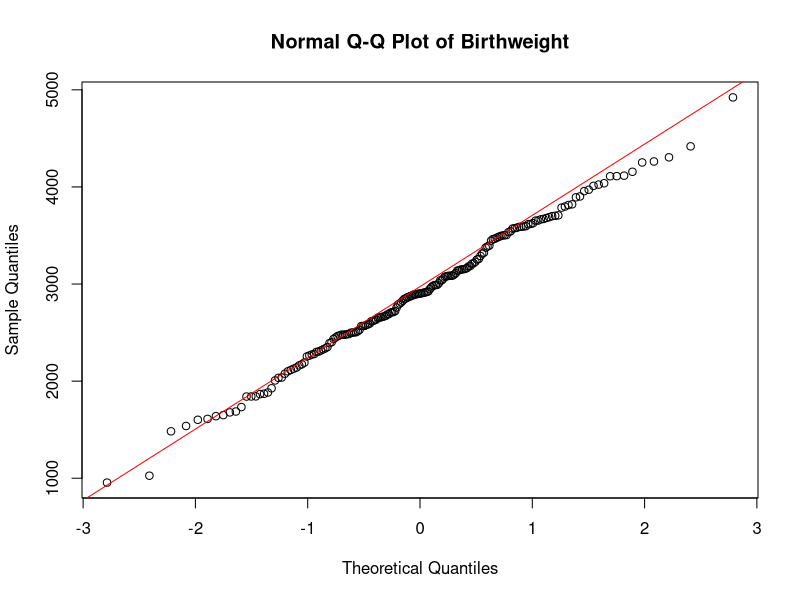
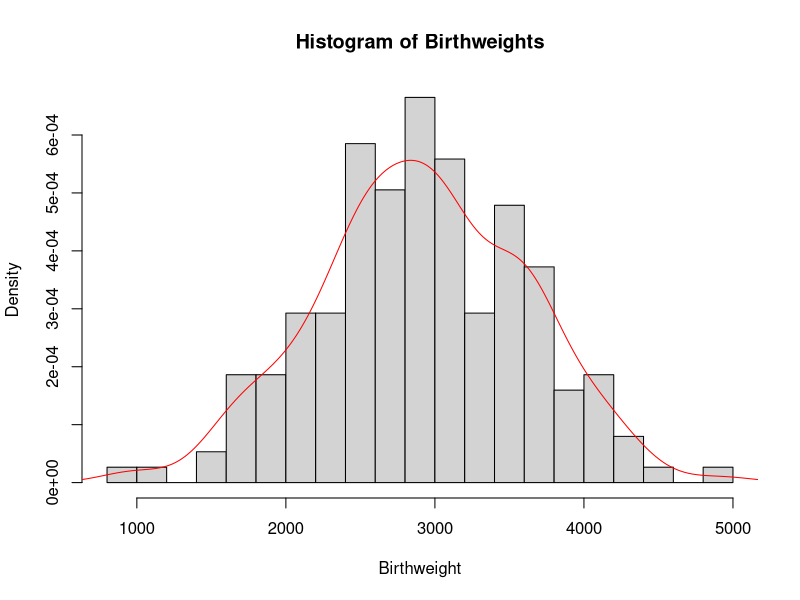
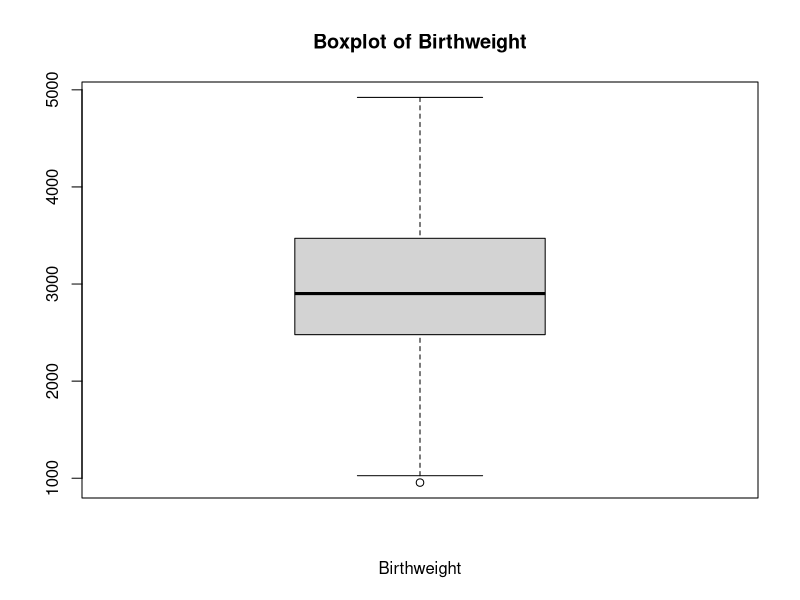
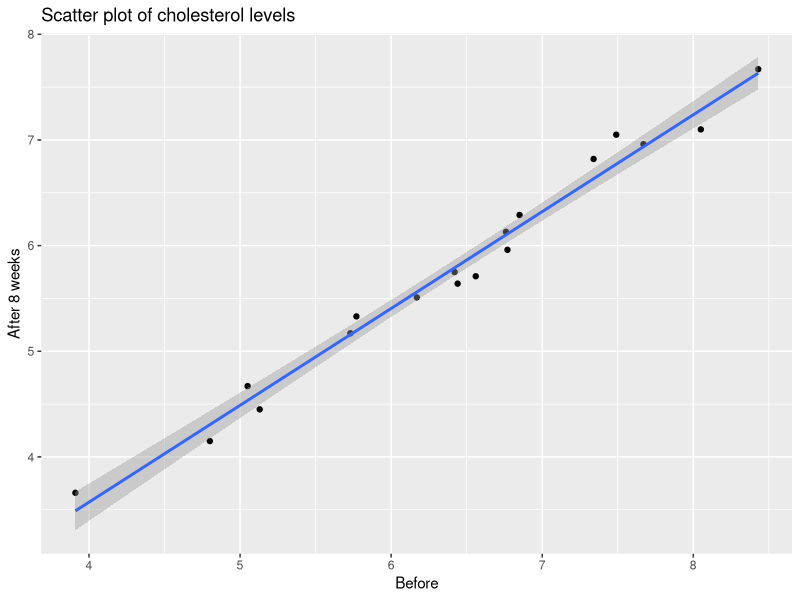
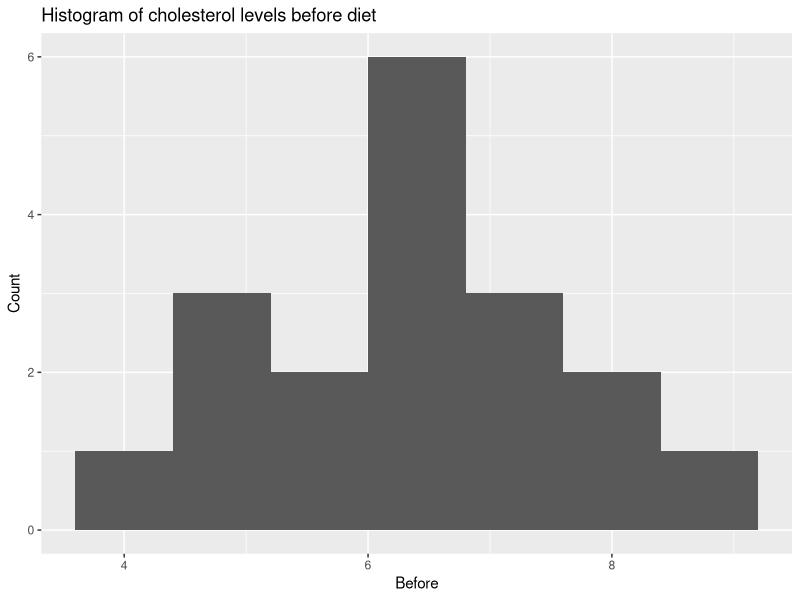
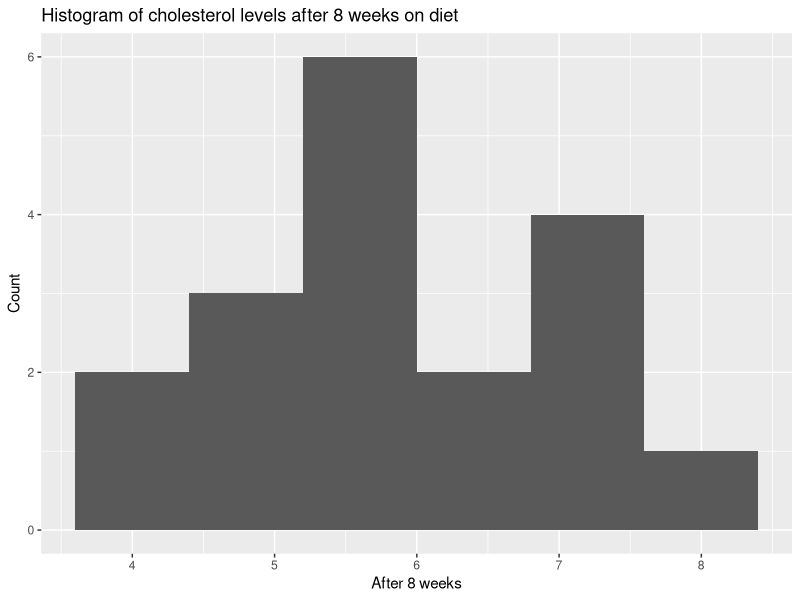

Recreate these plots in R, in order. (Note: this script raises an error after producing the figures.)
## ---- chunk 1
birthweight = read.table(file = "birthweight.txt", header = TRUE)
data= birthweight$birthweight

## ---- chunk 2
qqnorm(data, main = "Normal Q-Q Plot of Birthweight")
qqline(data,col=" red ")

# Check for normality with histogram
hist(x = data,breaks=15,main = "Histogram of Birthweights",
     xlab = " Birthweight ",freq = FALSE)
lines(x= density(x= data), col=" red ")

# Check for normality with boxplot
boxplot (data , main =" Boxplot of Birthweight ",
         xlab =" Birthweight ")#horizontal = TRUE)

## ---- chunk 3
shapiro.test(data)
## ---- chunk 4
# construct Confidence Interval
mu <- mean(data)
stnd <-sd(data)
CI <- 0.96
alpha <- 1-CI
# Calculate the margin of error for a 95% confidence interval
z <- qnorm(1 - alpha/2) # 98th percentile of standard normal distribution
# Calculate the margin of error
me <- z * stnd / sqrt(length(data))
# Calculate the confidence interval
lower_ci = mu - me
upper_ci = mu + me
# Print the confidence interval
cat("Confidence Interval: [", lower_ci, ", ", upper_ci, "]", sep = "")
## ---- chunk 5
# construct a bounded 96%-CI for mu(mean) 
for (sample_size in 1:1000) {
  lower_bound = mu - z*stnd/sqrt(sample_size)
  upper_bound = mu + z*stnd/sqrt(sample_size)
  CI_length <- upper_bound - lower_bound
  if (CI_length <= 100) {
    break
  }
}
cat("sample_size",sample_size)
## ---- chunk 6
# Compute a bootstrap 96%-CI for mu and compare it to the above CI.
library(boot)
B <- 1000 # Choose number of bootstrap resamples
boot_data <- boot(data, statistic = function(data, i) mean(data[i]), R = B)
boot_ci <- boot.ci(boot_data, type = "perc", conf = 0.96)
lower_bound_boot_ci <- boot_ci$percent[[4]]
upper_bound_boot_ci <- boot_ci$percent[[5]]
cat("boot_CI Confidence Interval: [", lower_bound_boot_ci, ", ", upper_bound_boot_ci, "]", sep = "")
## ---- chunk 7
# Verify this claim by using a one side t-test
t.test(data, mu = 2800, alternative = "greater")
## ---- chunk 8
# sign test
binom.test(sum(data > 2800), n=length(data), p = 0.5, alternative = "greater")
## ---- chunk 9
B = 1000; n = 50
psign = numeric(B) # will contain P-values of sign test
pttest = numeric(B) # will contain P-values of T test

for(i in 1:B) {
  x = sample(data, n)
  pttest[i] = t.test(x, mu=2800, alt='greater')[[3]] # extract P-value
  psign[i] = binom.test(sum(x>2800), n, alt='greater')[[3]] # extract P-value
}
power_ttest = sum(pttest<0.05)/B
power_sign = sum(psign<0.05)/B
cat("the powers of the t-test: ", power_ttest, ",  the powers of the sing test: ", power_sign, sep = "")
## ---- chunk 10
# Set the number of samples to take and the lower probability
n_samples = 100
p_left = 0.25
# Create an empty vector to store the sample probabilities
sample_probabilities = numeric(n_samples)
# Take n_samples samples of size n_samples from the birthweight vector
# Calculate the proportion of samples that have a weight less than 2600 grams
# Store the sample proportion in the sample_probabilities vector
for(i in 1:n_samples){
  sample = sample(data, n_samples, replace = TRUE)
  sample_probabilities[i] = sum(sample < 2600)/n_samples
}
# Calculate the standard deviation of the sample proportions
sample_sd = sd(sample_probabilities)
# Calculate the mean of the sample proportions
p_hat = mean(sample_probabilities)
# margin of error 
me = p_hat - p_left
# Calculate the upper confidence interval for p
p_right = p_hat + me
confidence_level = ((me/1.96)*2)-1
cat("Confidence Interval: [", p_left, ", ", p_right, "]","confidence_level: ",confidence_level , sep = "")
## ---- chunk 11
male_means = c()
female_means = c()

for (i in 1:1000) {
  # Select 34 males and 28 females with birthweight < 2600 g
  male_2600 = sample(data< 2600, 34)
  female_2600 = sample(data[data < 2600], 28)
   # Select 61 males and 65 females with birthweight >= 2600 g
  male_others = sample(data[data >= 2600], 61)
  female_others = sample(data[data >= 2600], 65)
   # Combine the selected males and females with birthweight < 2600 g
  males = c(male_2600, male_others)
  females = c(female_2600, female_others)
  # Calculate the mean birthweight for males and females
  male_means = c(male_means, mean(males))
  female_means = c(female_means, mean(females))
}
# Calculate the mean of the sample means for males and females
mean(male_means)
mean(female_means)
# Perform a two-sample t-test assuming unequal variances
t.test(male_means, female_means)
## ---- chunk 12
#library('tidyverse')
cholesterol <- read.table("cholesterol.txt", header = TRUE)

library(ggplot2)

summary(cholesterol)

# Regression the 2 variables are highly correlated
ggplot(cholesterol, aes(x = Before, y = After8weeks)) +
  geom_point() +
  geom_smooth(method = "lm") +
  labs(x = "Before", y = "After 8 weeks", title = "Scatter plot of cholesterol levels")
cor(cholesterol$Before, cholesterol$After8weeks)


# creating histograms
ggplot(cholesterol, aes(x = Before)) +
  geom_histogram(binwidth = 0.8) +
  labs(x = "Before", y = "Count", title = "Histogram of cholesterol levels before diet")

shapiro.test(cholesterol$Before) # accept null, data is normal

ggplot(cholesterol, aes(x = After8weeks)) +
  geom_histogram(binwidth = 0.8) +
  labs(x = "After 8 weeks", y = "Count", title = "Histogram of cholesterol levels after 8 weeks on diet")
shapiro.test(after) # accept null, data is normal
# checking difference
diff <- cholesterol$Before - cholesterol$After8weeks

ggplot(cholesterol, aes(x = Before - After8weeks)) +
  geom_histogram(binwidth = 0.2) +
  labs(x = "Difference in cholesterol levels", y = "Count", title = "Histogram of differences before and after diet")

shapiro.test(diff) # accept null, data is normal
## ---- chunk 13
wilcox.test(cholesterol$Before, cholesterol$After8weeks, paired = TRUE)
#strong evidence to suggest that the margarine diet #had an effect on cholesterol levels.
## ---- chunk 14
# Calculate estimate for theta
theta_hat <- 2*mean(cholesterol$After8weeks) - 3
sigma <- sqrt((theta_hat-3)^2/12)

n <- length(cholesterol$After8weeks)
z <- qnorm(0.975)

lower <- theta_hat - z*(sigma/sqrt(n))
upper <- theta_hat + z*(sigma/sqrt(n))
#confidence interval
c(lower, upper)
## ---- chunk 15
after = cholesterol$After8weeks
# Define the test statistic function
T <- function(x) max(x)

# Set up the range of theta values to test
theta_vals <- seq(3, 12, by = 0.1)

# Create a vector to store the p-values for each theta value
p_vals <- rep(NA, length(theta_vals))

# Perform the bootstrap test for each theta value
for (i in seq_along(theta_vals)) {
  # Generate bootstrap samples
  boot_samples <- replicate(10000, runif(18, min = 3, max = theta_vals[i]))
  # Calculate test statistics for bootstrap samples
  boot_t <- apply(boot_samples, 2, T)
  # Calculate p-value
  p_vals[i] <- mean(boot_t >= max(after))
}

# Plot the p-values as a function of theta
plot(theta_vals, p_vals, type = "l", xlab = "theta", ylab = "p-value")
abline(h = 0.01, col = "yellow", lty = 2)
abline(h = 0.05, col = "red", lty = 2)
abline(h = 0.1, col = "blue", lty = 2)


## ---- chunk 16

# Median test
binom.test(sum(cholesterol$After8weeks<6),length(cholesterol$After8weeks),p=0.5,alt="less") 

binom.test(sum(cholesterol$After8weeks < 4.5), length(cholesterol$After8weeks), p = 0.25, alternative = "less", conf.level = 0.95)


## ---- chunk 17
data = read.table(file = "diet.txt", header = TRUE)
## ---- chunk 18
data$weight.lost=data$preweight-data$weight6weeks

## ---- chunk 19
before=data$preweight;after=data$weight6weeks
par(mfrow=c(1,2))


qqnorm(before)
hist(before) 
qqnorm(after)
hist(after) 
qqnorm(after-before)
hist(after-before) 
t.test(before,after,paired=T) 
## ---- chunk 20
data$diet=factor(data$diet) 
dataaov=lm(weight.lost~diet,data=data)
anova(dataaov)
## ---- chunk 21
par(mfrow=c(1,2)); qqnorm(residuals(dataaov)) 
plot(fitted(dataaov),residuals(dataaov)) 
## ---- chunk 22

summary(dataaov) #can we use fitted(dataaov here as well? )

## ---- chunk 23
genderaov=lm(weight.lost~gender*diet,data=data)  
anova(genderaov) 
## ---- chunk 24
preddata=data.frame(diet=c("1","2","3"))
predict(dataaov,preddata) 
 

## ---- chunk 25
library(MASS)
data(npk)
## ---- chunk 26
#Create a matrix of random plots
random_plots_matrix <- cbind(rep(1:24),rep(1:6, each = 4),
                             replicate(3, c(replicate(6, sample(c(1,1,0,0))))))
#Convert the matrix to a data frame
data_frame <- data.frame(random_plots_matrix)
#Set column names
header <- c("plot", "block", "N", "P", "K")
colnames(data_frame) <- header
#View the resulting data frame
head(data_frame)
## ---- chunk 27
# Subset the data to only include nitrogen treatment
npk_nitrogen  <- npk[npk$N == 1,]
# Calculate the average yield per block for nitrogen treatment
nitrogen_avg_yield  <- aggregate(yield ~ block, data = npk_nitrogen, FUN = mean)
# Subset the data to only include plots without nitrogen treatment
npk_no_nitrogen  <- npk[npk$N == 0,]
# Calculate the average yield per block for plots without nitrogen treatment
no_nitrogen_avg_yield  <- aggregate(yield ~ block, data = npk_no_nitrogen, FUN = mean)
# Make a boxplot comparing the average yield per block for nitrogen and no nitrogen treatments
boxplot(no_nitrogen_avg_yield$yield, nitrogen_avg_yield$yield, 
        names = c("No Nitrogen Treatment", "Nitrogen Treatment"), ylab = "yield")
#legend("topleft", legend = c("Nitrogen Treatment", "No Nitrogen Treatment"))


avg_yield <- apply(cbind(nitrogen_avg_yield[[2]], no_nitrogen_avg_yield[[2]]),1,function(x) unname(unlist(x)))
rownames(avg_yield)<- c("nitrogen_avg_yield","no_nitrogen_avg_yield")

barplot(avg_yield, col = c("#1b98e0", "#353436"),beside = TRUE,
        xlab="blocks",ylab = "yield", ylim=c(0,90),
        names.arg=c("1", "2", "3", "4", "5", "6"))

legend("topleft", legend = c("Nitrogen Treatment", "No Nitrogen Treatment"), 
       fill =c("#1b98e0", "#353436"))

## ---- chunk 28
# Check for normality with histogram
hist(x = npk$yield , breaks=7 ,main = "Histogram of yield",
     xlab = " yield ",freq = FALSE)
lines(x= density(x= npk$yield), col=" red ")

qqnorm(npk$yield)
qqline(npk$yield)

# Check for normality with boxplot
boxplot (npk$yield , main =" Boxplot of yield ",
         xlab =" yield ",horizontal = TRUE)

## ---- chunk 29
shapiro.test(npk$yield)

## ---- chunk 30
fit <- aov(yield ~ block + N, data = npk)
summary(fit)
